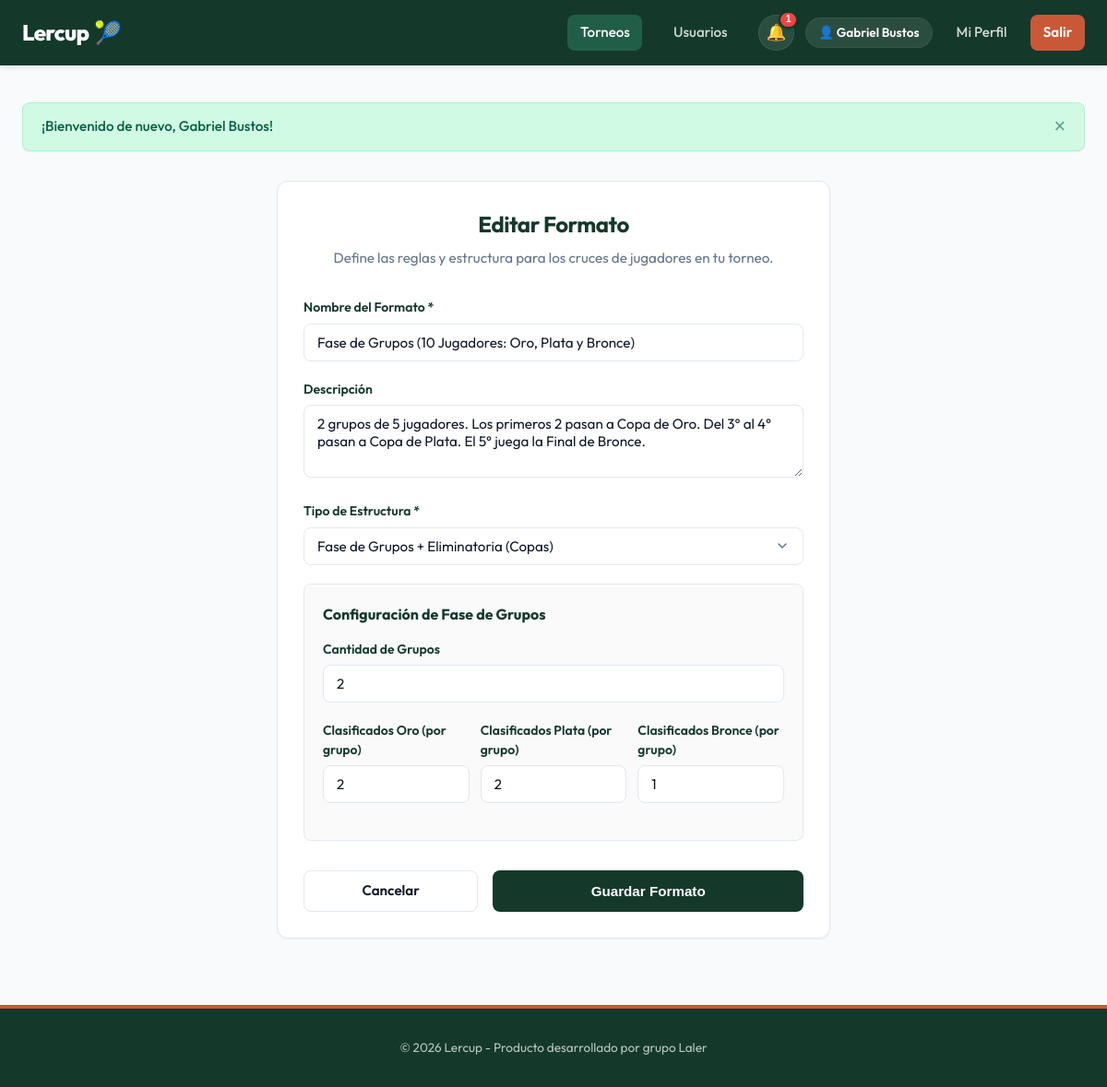
The app's page /tournaments/formats/edit/1 (signed in) with its own data.
### app/models/user.py (models this page shows)
class User(SQLModel, table=True):
    id: Optional[int] = Field(default=None, primary_key=True)
    email: str = Field(index=True, unique=True, nullable=False)
    hashed_password: str = Field(nullable=False)
    full_name: str = Field(nullable=False)
    city: Optional[str] = Field(default=None)
    phone_number: Optional[str] = Field(default=None)
    avatar_url: Optional[str] = Field(default=None)
    is_admin: bool = Field(default=False)
    role: str = Field(default="player") # player, tournament_admin, admin
    created_at: datetime = Field(default_factory=datetime.utcnow)
    profiles: List["PlayerProfile"] = Relationship(
        back_populates="user",
        sa_relationship_kwargs={"cascade": "all, delete-orphan"}
    )
    registrations: List["TournamentRegistration"] = Relationship(
        back_populates="user",
        sa_relationship_kwargs={"cascade": "all, delete-orphan"}
    )
    created_tournaments: List["Tournament"] = Relationship(
        back_populates="creator"
    )

### app/models/tournament_format.py (models this page shows)
class TournamentFormat(SQLModel, table=True):
    id: Optional[int] = Field(default=None, primary_key=True)
    name: str = Field(nullable=False)
    description: Optional[str] = Field(default=None)
    format_type: str = Field(default="groups_to_playoffs")  # groups_to_playoffs, elimination_with_consolation
    groups_count: int = Field(default=2)
    gold_qualifiers: int = Field(default=2)
    silver_qualifiers: int = Field(default=2)
    bronze_qualifiers: int = Field(default=1)
    has_third_place: bool = Field(default=True)

### app/routes/web/formats.py (the view)
@router.get("/edit/{format_id}")
def edit_format_form(
    request: Request,
    format_id: int,
    db: Session = Depends(get_session),
    current_user = Depends(require_tournament_admin)
):
    fmt = FormatService.get_format(db, format_id)
    if not fmt:
        flash(request, "Formato no encontrado.", "danger")
        return RedirectResponse(url="/tournaments/formats", status_code=303)
    return render_template(request, db, "formats/form.html", {
        "format": fmt,
        "active_page": "tournaments"
    })

### app/templates/formats/form.html (shortened to what this page needs)
{% extends "base.html" %}
{% block content %}
<div class="auth-wrapper" style="max-width: 600px; margin: 2rem auto;">
    <div class="card">
        <h2 style="margin-bottom: 0.5rem; text-align: center;">{% if format %}Editar Formato{% else %}Nuevo Formato{% endif %}</h2>
        <p style="color: var(--text-muted); text-align: center; margin-bottom: 2rem; font-size: 0.95rem;">
            Define las reglas y estructura para los cruces de jugadores en tu torneo.
        </p>
        <form action="{% if format %}/tournaments/formats/edit/{{ format.id }}{% else %}/tournaments/formats/create{% endif %}" method="POST" id="formatForm">
            <div class="form-group">
                <label for="name">Nombre del Formato *</label>
                <input type="text" id="name" name="name" class="form-control" placeholder="Ej. 10 Jugadores: Fase de Grupos + Copas" value="{% if format %}{{ format.name }}{% endif %}" required>
            </div>
            <div class="form-group">
                <label for="description">Descripción</label>
                <textarea id="description" name="description" class="form-control" rows="3" placeholder="Explica cómo se estructurará el torneo con este formato.">{% if format %}{{ format.description or '' }}{% endif %}</textarea>
            </div>
            <div class="form-group">
                <label for="format_type">Tipo de Estructura *</label>
                <select id="format_type" name="format_type" class="form-control" required onchange="toggleFormatFields()">
                    <option value="groups_to_playoffs" {% if format and format.format_type == 'groups_to_playoffs' %}selected{% endif %}>Fase de Grupos + Eliminatoria (Copas)</option>
                </select>
            </div>
            <div id="groupsSection" style="border: 1px solid var(--border-color); border-radius: var(--border-radius-sm); padding: 1.25rem; margin-bottom: 1.5rem; background-color: #fafafa;">
                <h4 style="margin-top: 0; margin-bottom: 1rem; font-size: 1rem; color: var(--primary-color);">Configuración de Fase de Grupos</h4>
                <div class="form-group">
                    <label for="groups_count">Cantidad de Grupos</label>
                    <input type="number" id="groups_count" name="groups_count" class="form-control" min="1" max="10" value="{% if format %}{{ format.groups_count }}{% else %}2{% endif %}">
                </div>
                <div style="display: grid; grid-template-columns: repeat(3, 1fr); gap: 0.75rem;">
                    <div class="form-group">
                        <label for="gold_qualifiers">Clasificados Oro (por grupo)</label>
                        <input type="number" id="gold_qualifiers" name="gold_qualifiers" class="form-control" min="0" value="{% if format %}{{ format.gold_qualifiers }}{% else %}2{% endif %}">
                    </div>
                    <div class="form-group">
                        <label for="silver_qualifiers">Clasificados Plata (por grupo)</label>
                        <input type="number" id="silver_qualifiers" name="silver_qualifiers" class="form-control" min="0" value="{% if format %}{{ format.silver_qualifiers }}{% else %}2{% endif %}">
                    </div>
                    <div class="form-group">
                        <label for="bronze_qualifiers">Clasificados Bronce (por grupo)</label>
                        <input type="number" id="bronze_qualifiers" name="bronze_qualifiers" class="form-control" min="0" value="{% if format %}{{ format.bronze_qualifiers }}{% else %}1{% endif %}">
                    </div>
                </div>
            </div>
            <div style="display: flex; gap: 1rem; margin-top: 2rem;">
                <a href="/tournaments/formats" class="btn btn-outline" style="flex: 1; text-align: center;">Cancelar</a>
                <button type="submit" class="btn btn-primary" style="flex: 2;">Guardar Formato</button>
            </div>
        </form>
    </div>
</div>
{% endblock %}

### app/templates/base.html (shortened to what this page needs)
<!DOCTYPE html>
<html lang="es">
<head>
    <link rel="stylesheet" href="/static/css/app.css">
</head>
<body>
    <header>
        <div class="navbar">
            <a href="/" class="nav-brand">
                Lercup<span>🎾</span>
            </a>
            <nav>
                <ul class="nav-menu">
                    <li><a href="/tournaments" class="nav-link {% if active_page == 'tournaments' %}active{% endif %}">Torneos</a></li>
                    <li><a href="/users" class="nav-link {% if active_page == 'users' %}active{% endif %}">Usuarios</a></li>
                    {% if current_user %}
                        <li class="nav-actions-group">
                            <div class="notification-menu">
                                <button type="button" class="notification-bell" aria-label="Notificaciones{% if unread_notification_count > 0 %} ({{ unread_notification_count }} sin leer){% endif %}" aria-expanded="false">
                                    <span class="notification-bell-icon" aria-hidden="true">🔔</span>
                                    {% if unread_notification_count > 0 %}
                                        <span class="notification-badge" aria-hidden="true">{{ unread_notification_count }}</span>
                                    {% endif %}
                                </button>
                            </div>
                            <div class="user-menu">
                                <span class="user-badge">👤 {{ current_user.full_name }}</span>
                                <a href="/users/profile/{{ current_user.id }}" class="nav-link {% if active_page == 'profile' %}active{% endif %}">Mi Perfil</a>
                                <a href="/auth/logout" class="nav-link nav-btn">Salir</a>
                            </div>
                        </li>
                    {% else %}
                        <li><a href="/auth/login" class="nav-link">Iniciar Sesión</a></li>
                        <li><a href="/auth/register" class="nav-link nav-btn">Registrarse</a></li>
                    {% endif %}
                </ul>
            </nav>
        </div>
    </header>
    <main>
        {% if messages %}
            <div class="alerts-container">
                {% for msg in messages %}
                    <div class="alert alert-{{ msg.type }}">
                        <span>{{ msg.text }}</span>
                        <button class="close-btn">&times;</button>
                    </div>
                {% endfor %}
            </div>
        {% endif %}
        {% block content %}
        {% endblock %}
    </main>
    <footer>
        <p>&copy; 2026 Lercup - Producto desarrollado por grupo Laler</p>
    </footer>
</body>
</html>

### records on screen
User: full_name "Gabriel Bustos"
TournamentFormat: name "Fase de Grupos (10 Jugadores: Oro, Plata y Bronce)", description "2 grupos de 5 jugadores. Los primeros 2 pasan a Copa de Oro. Del 3° al 4° pasan a Copa de Plata. El 5° juega la Final de Bronce.", format_type "Fase de Grupos + Eliminatoria (Copas)", groups_count "2", gold_qualifiers "2", silver_qualifiers "2", bronze_qualifiers "1"

### other values on screen
{{ unread_notification_count }} "1"
{{ msg.text }} "¡Bienvenido de nuevo, Gabriel Bustos!"
